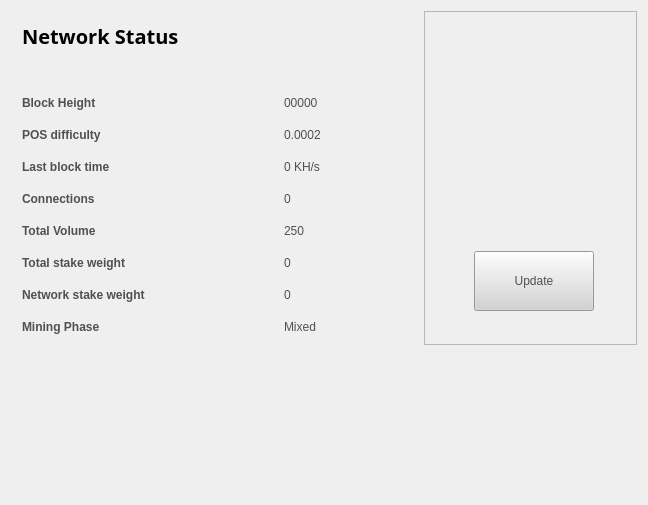
<?xml version="1.0" encoding="UTF-8"?>
<ui version="4.0">
 <class>StatisticsPage</class>
 <widget class="QWidget" name="StatisticsPage">
  <property name="windowModality">
   <enum>Qt::NonModal</enum>
  </property>
  <property name="geometry">
   <rect>
    <x>0</x>
    <y>0</y>
    <width>648</width>
    <height>505</height>
   </rect>
  </property>
  <property name="windowTitle">
   <string>Digging</string>
  </property>
  <property name="styleSheet">
   <string notr="true">color:#505050;
font-family:'Open Sans,sans-serif';</string>
  </property>
  <layout class="QGridLayout" name="gridLayout">
   <property name="sizeConstraint">
    <enum>QLayout::SetMaximumSize</enum>
   </property>
   <item row="0" column="1">
    <widget class="QFrame" name="frame">
     <property name="minimumSize">
      <size>
       <width>213</width>
       <height>0</height>
      </size>
     </property>
     <property name="frameShape">
      <enum>QFrame::StyledPanel</enum>
     </property>
     <property name="frameShadow">
      <enum>QFrame::Raised</enum>
     </property>
     <widget class="QPushButton" name="startButton">
      <property name="geometry">
       <rect>
        <x>50</x>
        <y>240</y>
        <width>120</width>
        <height>60</height>
       </rect>
      </property>
      <property name="sizePolicy">
       <sizepolicy hsizetype="Fixed" vsizetype="Fixed">
        <horstretch>0</horstretch>
        <verstretch>0</verstretch>
       </sizepolicy>
      </property>
      <property name="minimumSize">
       <size>
        <width>120</width>
        <height>60</height>
       </size>
      </property>
      <property name="styleSheet">
       <string notr="true">background:lightgrey;</string>
      </property>
      <property name="text">
       <string>Update</string>
      </property>
     </widget>
     <widget class="QLabel" name="label">
      <property name="geometry">
       <rect>
        <x>10</x>
        <y>80</y>
        <width>191</width>
        <height>101</height>
       </rect>
      </property>
      <property name="text">
       <string>&lt;html&gt;&lt;head/&gt;&lt;body&gt;&lt;p align=&quot;center&quot;&gt;&lt;img src=&quot;:/icons/tx_input&quot;/&gt;&lt;/p&gt;&lt;/body&gt;&lt;/html&gt;</string>
      </property>
     </widget>
    </widget>
   </item>
   <item row="0" column="0">
    <widget class="QFrame" name="gridFrame_2">
     <layout class="QGridLayout" name="gridLayout_4">
      <item row="3" column="0">
       <layout class="QFormLayout" name="formLayout_2">
        <property name="fieldGrowthPolicy">
         <enum>QFormLayout::FieldsStayAtSizeHint</enum>
        </property>
        <property name="horizontalSpacing">
         <number>139</number>
        </property>
        <property name="verticalSpacing">
         <number>18</number>
        </property>
        <property name="rightMargin">
         <number>0</number>
        </property>
        <item row="1" column="0">
         <widget class="QLabel" name="label_14">
          <property name="text">
           <string>&lt;html&gt;&lt;head/&gt;&lt;body&gt;&lt;p&gt;&lt;span style=&quot; font-weight:600;&quot;&gt;Block Height&lt;/span&gt;&lt;/p&gt;&lt;/body&gt;&lt;/html&gt;</string>
          </property>
         </widget>
        </item>
        <item row="1" column="1">
         <widget class="QLabel" name="heightBox">
          <property name="text">
           <string>00000</string>
          </property>
         </widget>
        </item>
        <item row="2" column="0">
         <widget class="QLabel" name="label_9">
          <property name="text">
           <string>&lt;html&gt;&lt;head/&gt;&lt;body&gt;&lt;p&gt;&lt;span style=&quot; font-weight:600;&quot;&gt;POS difficulty&lt;/span&gt;&lt;/p&gt;&lt;/body&gt;&lt;/html&gt;</string>
          </property>
         </widget>
        </item>
        <item row="2" column="1">
         <widget class="QLabel" name="diffBox2">
          <property name="text">
           <string>0.0002</string>
          </property>
         </widget>
        </item>
        <item row="3" column="0">
         <widget class="QLabel" name="label3_2">
          <property name="sizePolicy">
           <sizepolicy hsizetype="Preferred" vsizetype="Maximum">
            <horstretch>0</horstretch>
            <verstretch>0</verstretch>
           </sizepolicy>
          </property>
          <property name="text">
           <string>&lt;html&gt;&lt;head/&gt;&lt;body&gt;&lt;p&gt;&lt;span style=&quot; font-weight:600;&quot;&gt;Last block time&lt;/span&gt;&lt;/p&gt;&lt;/body&gt;&lt;/html&gt;</string>
          </property>
         </widget>
        </item>
        <item row="3" column="1">
         <widget class="QLabel" name="localBox">
          <property name="text">
           <string>0 KH/s</string>
          </property>
         </widget>
        </item>
        <item row="4" column="0">
         <widget class="QLabel" name="label1_2">
          <property name="text">
           <string>&lt;html&gt;&lt;head/&gt;&lt;body&gt;&lt;p&gt;&lt;span style=&quot; font-weight:600;&quot;&gt;Connections&lt;/span&gt;&lt;/p&gt;&lt;/body&gt;&lt;/html&gt;</string>
          </property>
         </widget>
        </item>
        <item row="4" column="1">
         <widget class="QLabel" name="connectionBox">
          <property name="text">
           <string>0</string>
          </property>
         </widget>
        </item>
        <item row="5" column="0">
         <widget class="QLabel" name="label_8">
          <property name="text">
           <string>&lt;html&gt;&lt;head/&gt;&lt;body&gt;&lt;p&gt;&lt;span style=&quot; font-weight:600;&quot;&gt;Total Volume&lt;/span&gt;&lt;/p&gt;&lt;/body&gt;&lt;/html&gt;</string>
          </property>
         </widget>
        </item>
        <item row="5" column="1">
         <widget class="QLabel" name="volumeBox">
          <property name="text">
           <string>250</string>
          </property>
         </widget>
        </item>
        <item row="6" column="0">
         <widget class="QLabel" name="label_10">
          <property name="text">
           <string>&lt;html&gt;&lt;head/&gt;&lt;body&gt;&lt;p&gt;&lt;span style=&quot; font-weight:600;&quot;&gt;Total stake weight&lt;/span&gt;&lt;/p&gt;&lt;/body&gt;&lt;/html&gt;</string>
          </property>
         </widget>
        </item>
        <item row="6" column="1">
         <widget class="QLabel" name="minBox">
          <property name="text">
           <string>0</string>
          </property>
         </widget>
        </item>
        <item row="7" column="0">
         <widget class="QLabel" name="label_11">
          <property name="text">
           <string>&lt;html&gt;&lt;head/&gt;&lt;body&gt;&lt;p&gt;&lt;span style=&quot; font-weight:600;&quot;&gt;Network stake weight&lt;/span&gt;&lt;/p&gt;&lt;/body&gt;&lt;/html&gt;</string>
          </property>
         </widget>
        </item>
        <item row="7" column="1">
         <widget class="QLabel" name="maxBox">
          <property name="text">
           <string>0</string>
          </property>
         </widget>
        </item>
        <item row="8" column="0">
         <widget class="QLabel" name="label_15">
          <property name="text">
           <string>&lt;html&gt;&lt;head/&gt;&lt;body&gt;&lt;p&gt;&lt;span style=&quot; font-weight:600;&quot;&gt;Mining Phase&lt;/span&gt;&lt;/p&gt;&lt;/body&gt;&lt;/html&gt;</string>
          </property>
         </widget>
        </item>
        <item row="8" column="1">
         <widget class="QLabel" name="cBox">
          <property name="text">
           <string>Mixed</string>
          </property>
         </widget>
        </item>
       </layout>
      </item>
      <item row="1" column="0">
       <layout class="QHBoxLayout" name="horizontalLayout_4">
        <property name="spacing">
         <number>7</number>
        </property>
        <item>
         <widget class="QLabel" name="label_5">
          <property name="font">
           <font>
            <family>Open Sans,sans-serif</family>
           </font>
          </property>
          <property name="text">
           <string>&lt;html&gt;&lt;head/&gt;&lt;body&gt;&lt;p&gt;&lt;span style=&quot; font-size:20px; font-weight:600; color:#000000;&quot;&gt;Network Status&lt;/span&gt;&lt;/p&gt;&lt;/body&gt;&lt;/html&gt;</string>
          </property>
         </widget>
        </item>
        <item>
         <spacer name="horizontalSpacer_2">
          <property name="orientation">
           <enum>Qt::Horizontal</enum>
          </property>
          <property name="sizeHint" stdset="0">
           <size>
            <width>40</width>
            <height>20</height>
           </size>
          </property>
         </spacer>
        </item>
       </layout>
      </item>
      <item row="2" column="0">
       <spacer name="verticalSpacer_2">
        <property name="orientation">
         <enum>Qt::Vertical</enum>
        </property>
        <property name="sizeHint" stdset="0">
         <size>
          <width>20</width>
          <height>40</height>
         </size>
        </property>
       </spacer>
      </item>
     </layout>
    </widget>
   </item>
   <item row="1" column="0">
    <spacer name="verticalSpacer">
     <property name="orientation">
      <enum>Qt::Vertical</enum>
     </property>
     <property name="sizeHint" stdset="0">
      <size>
       <width>20</width>
       <height>40</height>
      </size>
     </property>
    </spacer>
   </item>
  </layout>
 </widget>
 <layoutdefault spacing="6" margin="11"/>
 <resources/>
 <connections/>
</ui>
